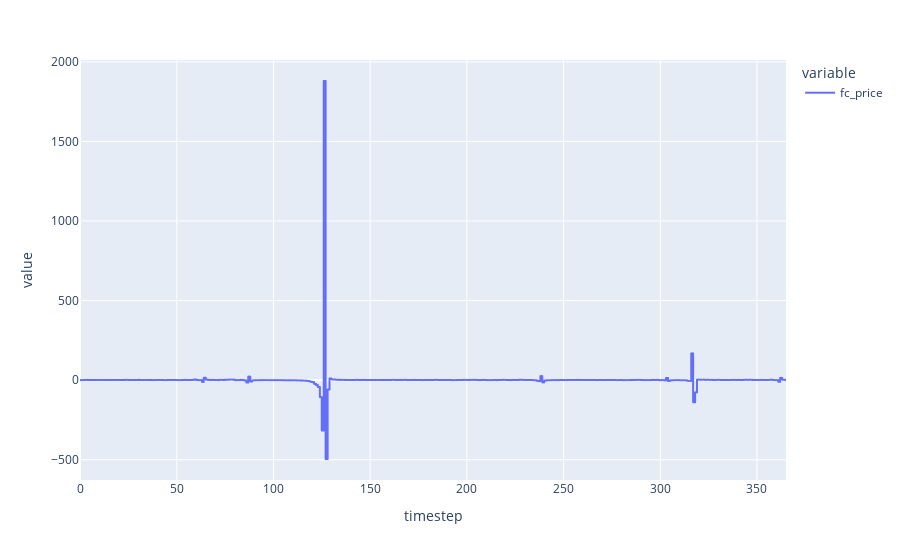

The code cell stored with this chart in its notebook:
### Code cell
df.plot(kind='line', x='timestep', y=['fc_price'])

### Figure 1 — Plotly figure (JSON) as saved in the notebook; plotly's stock layout.template omitted (floating-point values rounded to 4 significant figures; data arrays with more than 128 entries replaced by an {"elided": "..."} marker saying what was removed)
{"data": [{"hovertemplate": "variable=fc_price<br>timestep=%{x}<br>value=%{y}<extra></extra>", "legendgroup": "fc_price", "line": {"color": "#636efa", "dash": "solid"}, "mode": "lines", "name": "fc_price", "showlegend": true, "type": "scattergl", "x": {"elided": "1096 int values"}, "xaxis": "x", "y": {"elided": "1096 float values"}, "yaxis": "y"}], "layout": {"legend": {"title": {"text": "variable"}, "tracegroupgap": 0}, "margin": {"t": 60}, "xaxis": {"anchor": "y", "domain": [0, 1], "title": {"text": "timestep"}}, "yaxis": {"anchor": "x", "domain": [0, 1], "title": {"text": "value"}}}}
